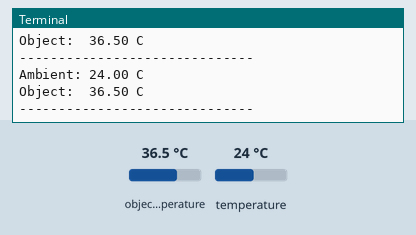
Simulated run of this program. Board: Raspberry Pi (BCM pin numbers). On the bench: the last lines printed to the terminal. The test bench sets the inputs (shaded band); at power-on: object temperature 36.5 °C, temperature 24 °C.

Above: at 1.2 s.
1.3 s: object temperature set to 20 °C
At 2.6 s:
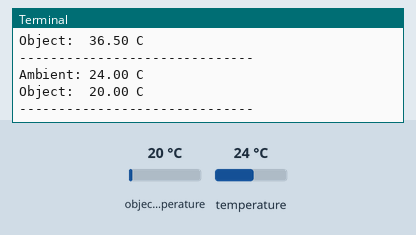
2.8 s: temperature set to 12 °C
At 3.8 s:
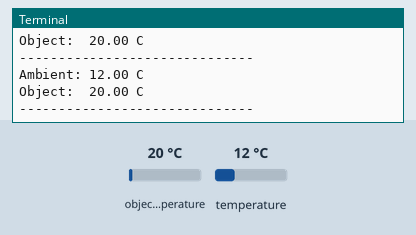
4.3 s: object temperature set to 26 °C
At 5.8 s:
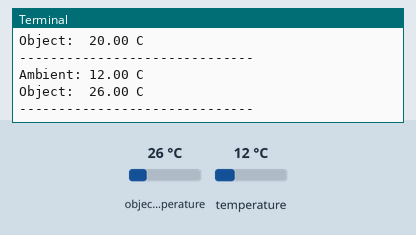
Timing chart, 0 to 7.3 s (numbered marks = the images above; inputs shaded):
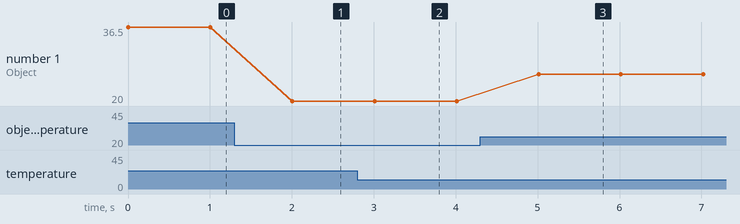

Measured:
- after the input at 1.3 s, the terminal: prints a new line after 0.71 s (image 1)
- after the input at 2.8 s, the terminal: prints a new line after 0.21 s (image 2)
- after the input at 4.3 s, the terminal: prints a new line after 0.72 s (image 3)
- plotted number 1: 36.5 → 20 after the input at 1.3 s, 20 → 26 after the input at 4.3 s

The program:

example.py
```python
# Uses smbus2 and the mlx90614 Python package on a Raspberry Pi to read ambient and object temperatures over I2C and print them once per second.
#
# Buy this module: https://shillehtek.com/products/pre-soldered-gy-906-mlx90614-baa-infrared-temperature-sensor
# Full manual: https://shillehtek.com/blogs/shillehtek-product-manuals/gy-906-mlx90614-baa-non-touch-infrared-temperature-sensor
# More examples: https://github.com/shillehbean/shillehtek-examples
#

# MLX90614 on Raspberry Pi via I2C
# Install: pip install smbus2 mlx90614
# Enable I2C: sudo raspi-config -> Interface Options -> I2C

from smbus2 import SMBus
from mlx90614 import MLX90614
import time

bus = SMBus(1)
sensor = MLX90614(bus, address=0x5A)

try:
    while True:
        print(f"Ambient: {sensor.get_ambient():.2f} C")
        print(f"Object:  {sensor.get_object_1():.2f} C")
        print("-" * 30)
        time.sleep(1)
except KeyboardInterrupt:
    bus.close()
```
